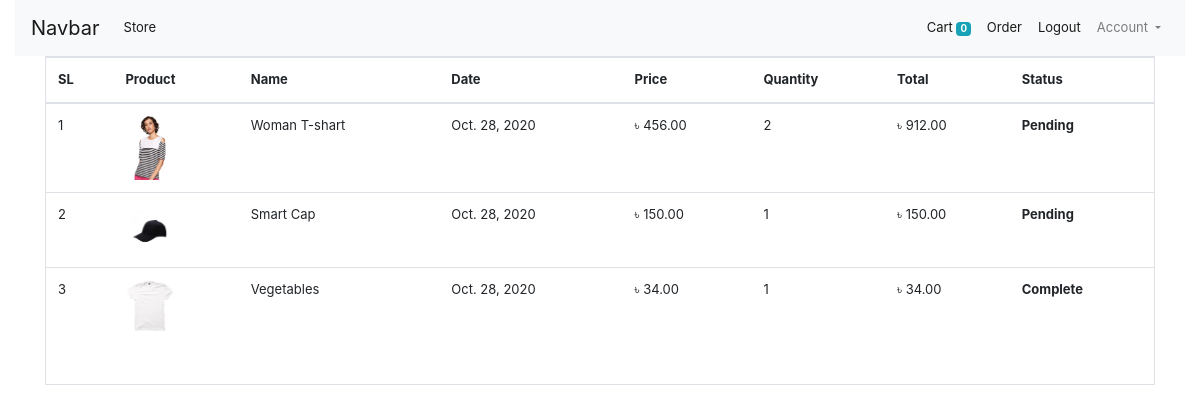
The app's page /orders/ (signed in) with its own data.
### store/models/model_order.py (models this page shows, shortened)
class Order(models.Model):
    product = models.ForeignKey(Product, on_delete=models.CASCADE)
    customer = models.ForeignKey(Customer, on_delete=models.CASCADE)
    quantity = models.IntegerField(default=1)
    price = models.DecimalField(max_digits=12, decimal_places=2)
    address = models.CharField(max_length=100, default='')
    mobile = models.CharField(max_length=25, default='')
    date = models.DateField(default=datetime.datetime.today)
    status = models.BooleanField(default=False)
    @staticmethod
    def get_order_by_customer_id(customer_id):
        customer = Order.objects.filter(customer=customer_id).order_by('-date')
        return customer

### store/models/model_product.py (models this page shows, shortened)
class Product(models.Model):
    category = models.ForeignKey(Category, on_delete=models.CASCADE, related_name='products')
    name = models.CharField(max_length=100)
    price = models.DecimalField(max_digits=12, decimal_places=2)
    sell_price = models.DecimalField(max_digits=12, decimal_places=2)
    discription = models.TextField()
    code = models.CharField(max_length=25, unique=True)
    image = models.ImageField(upload_to='uplode/product_image/')
    date = models.DateTimeField(auto_now_add=True)

### store/views/order.py (the view)
# urls.py: path('orders/', OrderView.as_view(), name='orders'),
class OrderView(View):
    def get(self, request, *args, **kwargs):
        customer = request.session.get('customer_id')
        orders = Order.get_order_by_customer_id(customer)
        orders = orders.reverse()
        return render(request, 'orders.html',{'orders':orders})

### store/templatetags/custom_filter.py (called while the page is built)
@register.filter(name='currency')
def currency(number):
    return "৳ " + str(number)

@register.filter(name='multiply')
def multiply(number, number1):
    return number * number1

### store/templates/orders.html
{% extends 'base.html' %}
{% block content %}
 {% load cart %}
{% load custom_filter %}
<div class="container">
    <div class="border pb-4">
        <table class="table">
            <thead>
                <tr>
                    <th>SL</th>
                    <th>Product</th>
                    <th>Name</th>
                    <th>Date</th>
                    <th>Price</th>
                    <th>Quantity</th>
                    <th>Total</th>
                    <th>Status</th>
                </tr>
            </thead>
            <tbody>
                {% for order in orders %}
                <tr>
                    <td>{{ forloop.counter }}</td>
                    <td><img width="50" src="{{ order.product.image.url }}" alt=""></td>
                    <td><p style="cursor: pointer;" title="{{ order.product.name  }}">{{ order.product.name|truncatechars:25 }}</p></td>
                    <td>{{ order.date }}</td>
                    <td>{{ order.price|currency }}</td>
                    <td>{{ order.quantity }}</td>
                    <td>{{ order.quantity|multiply:order.price|currency }}</td>
                    <th>
                        {% if order.status %}
                        <p>Complete</p>
                        {% else %}
                        <p>Pending</p>
                        {% endif %}
                    </th>
                </tr>
                {% endfor %}
            </tbody>
    </div>
{% endblock %}

### static/css/style.css (style rules this page uses)
* { margin: 0; padding: 0; outline: 0; }
body { color: #333; font-size: 13px; margin: 0; }

### records on screen
Order: product.image (picture), product.name "Woman T-shart", date "Oct. 28, 2020", price "৳ 456.00", quantity "2", quantity|multiply "৳ 912.00", status "Pending"
Order: product.image (picture), product.name "Smart Cap", date "Oct. 28, 2020", price "৳ 150.00", quantity "1", quantity|multiply "৳ 150.00", status "Pending"
Order: product.image (picture), product.name "Vegetables", date "Oct. 28, 2020", price "৳ 34.00", quantity "1", quantity|multiply "৳ 34.00", status "Complete"

### other values on screen
{{ request.session.cart.keys|length }} "0"
